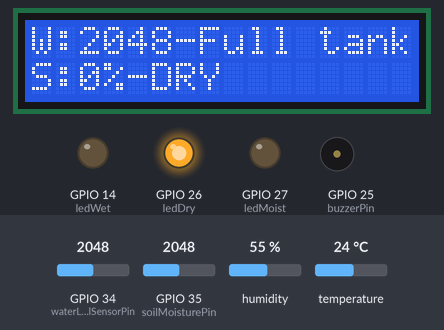
A sketch run on a simulated ESP32. Shown: 16×2 character LCD, output pins drawn as LEDs (lit = HIGH), buzzer (waves = sounding, pin HIGH). The inputs (shaded band) are chosen by the test bench; at power-on: GPIO 35 (soilMoisturePin) = 2048, GPIO 34 (waterLevelSensorPin) = 2048, humidity 55 %, temperature 24 °C. WiFi joins after 1.5 s; servers stay silent unless stated; what the sketch prints to the serial monitor is not drawn.

Above: at 2.8 s.
2.9 s: GPIO 35 (soilMoisturePin) set to 1647
At 6.3 s:
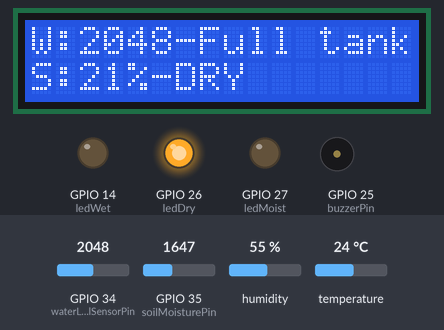
10.8 s: GPIO 35 (soilMoisturePin) set to 1527
At 12.0 s:
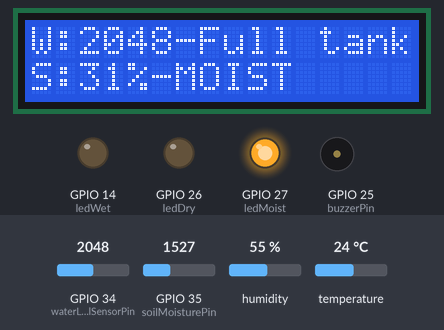
13.4 s: GPIO 34 (waterLevelSensorPin) set to 853
At 15.6 s:
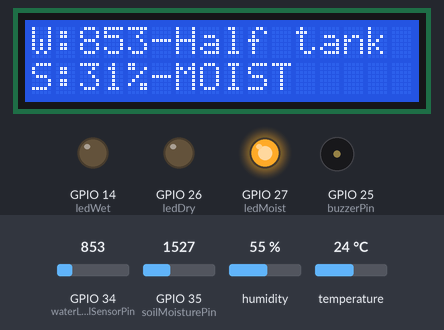
16.0 s: GPIO 34 (waterLevelSensorPin) set to 768
At 19.1 s:
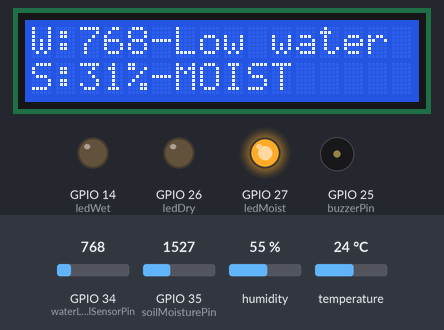
20.0 s: GPIO 35 (soilMoisturePin) set to 1090
At 22.6 s:
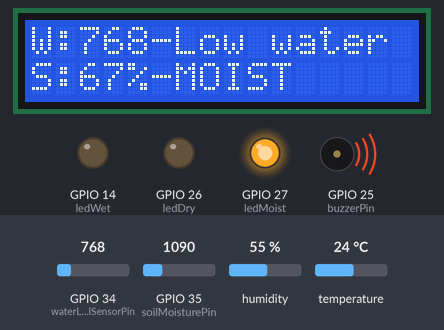
22.7 s: GPIO 35 (soilMoisturePin) set to 1002
At 27.5 s:
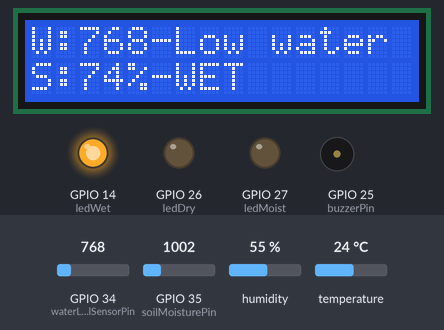
Timing chart, 0 to 28.5 s (numbered marks = the images above; inputs shaded):
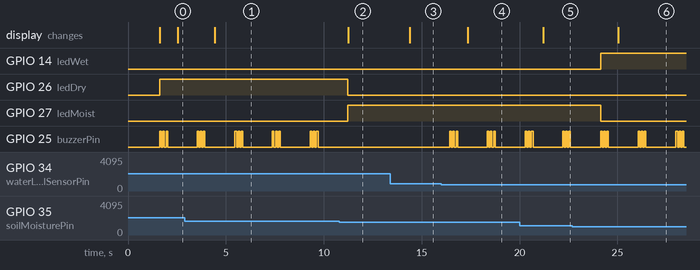

The sketch:

Laboratory-4.5-Exploring-Wifi-using-ESP32.ino
```cpp
// LAB 4 - ENHANCEMENTS W/ SOIL MOISTURE SENSOR
#include <WiFi.h>
#include <Wire.h>
#include <DHT.h>
#include <LiquidCrystal_I2C.h>

LiquidCrystal_I2C lcd(0x27, 16, 2);

// WiFi Connection
const char* ssid = "ssid";
const char* password = "password";

// Components
const int waterLevelSensorPin = 34;
const int soilMoisturePin = 35;
const int buzzerPin = 25;
const int ledDry = 26;
const int ledMoist = 27;
const int ledWet = 14;
#define DHTPIN 4
#define DHTTYPE DHT11

DHT dht(DHTPIN, DHTTYPE);

// Water level thresholds
//const int veryLowThreshold = 600;
//const int lowThreshold = 900;
//const int normalThreshold = 1200;
//const int highThreshold = 1500;

//  SOIL MOISTURE CALIBRATION
int dryValue = 1900;
int wetValue = 700;

WiFiServer server(80);

void setup() {
  Serial.begin(115200);

  pinMode(waterLevelSensorPin, INPUT);
  pinMode(soilMoisturePin, INPUT);
  pinMode(buzzerPin, OUTPUT);

  pinMode(ledDry, OUTPUT);
  pinMode(ledMoist, OUTPUT);
  pinMode(ledWet, OUTPUT);

  //DHT sensor
  dht.begin();

  // LCD
  Wire.begin(21, 22);
  lcd.init();
  lcd.backlight();

  lcd.setCursor(0,0);
  lcd.print("Connecting WiFi...");

  // WiFi
  WiFi.begin(ssid, password);
  while (WiFi.status() != WL_CONNECTED) {
    delay(500);
  }

  lcd.clear();
  lcd.setCursor(0,0);
  lcd.print("WiFi Connected");

  Serial.println("WiFi Connected!");
  Serial.println(WiFi.localIP());

  server.begin();
}

void loop() {

  // Water sensor
  int sensorValue = analogRead(waterLevelSensorPin);

  // Soil sensor raw value
  int soilValue = analogRead(soilMoisturePin);

  //DHT Sensor
  float temperature = dht.readTemperature();
  float humidity = dht.readHumidity();

  // Convert to percentage
  int soilPercent = map(soilValue, dryValue, wetValue, 0, 100);
  soilPercent = constrain(soilPercent, 0, 100);

  String status;
  String soilStatus;
  String systemAction;

  // DETERMINE SOIL STATUS FIRST
  if (soilPercent < 25) {
  soilStatus = "DRY";
} else if (soilPercent <= 70) {
  soilStatus = "MOIST";
} else {
  soilStatus = "WET";
}

// --- DETERMINE WATER LEVEL STATUS ---
 if(sensorValue <= 100 ){
    status = "Empty!";
} else if(sensorValue <= 800){
    status = "Low water level";
} else if(sensorValue <= 1900){
    status = "Half tank";
} else {
    status = "Full tank";
}

  // --- RESET LEDS ---
  digitalWrite(ledDry, LOW);
  digitalWrite(ledMoist, LOW);
  digitalWrite(ledWet, LOW);

  // --- LED ACCORDING TO SOIL STATUS ---
  if (soilStatus == "DRY") {
    digitalWrite(ledDry, HIGH);
  } else if (soilStatus == "MOIST") {
    digitalWrite(ledMoist, HIGH);
  } else if (soilStatus == "WET") {
    digitalWrite(ledWet, HIGH);
  }

  // --- BUZZER: TRIGGER WHEN SOIL IS DRY ---
  if (soilStatus == "DRY" || status == "Empty!" || status == "Low water level") {
    for (int i = 0; i < 3; i++) {
      digitalWrite(buzzerPin, HIGH);
      delay(80);
      digitalWrite(buzzerPin, LOW);
      delay(80);
    }
    delay(400);
  } else {
    digitalWrite(buzzerPin, LOW);
  }

  // --- SYSTEM ACTION ---
  if (soilStatus == "DRY" && (status == "Empty!" || status == "Low water level")) {
    systemAction = "Soil is dry AND water tank is empty/low!";
} else if (soilStatus == "DRY") {
    systemAction = "Soil is dry. Needs watering.";
} else if (soilStatus == "WET") {
    systemAction = "STOP WATERING";
} else {
    systemAction = "NORMAL";
}

  // --- LCD DISPLAY ---
  lcd.clear();
  lcd.setCursor(0, 0);
  lcd.print("W:");
  lcd.print(sensorValue);
  lcd.print("-");
  lcd.print(status);

  lcd.setCursor(0, 1);
  lcd.print("S:");
  lcd.print(soilPercent);
  lcd.print("%-");
  lcd.print(soilStatus);

  // --- SERIAL OUTPUT ---
  Serial.print("Water: "); Serial.print(sensorValue);
  Serial.print(" ("); Serial.print(status); Serial.print(") | Soil: ");
  Serial.print(soilPercent); Serial.print("% ("); Serial.print(soilStatus);
  Serial.print(") | Soil Status: "); Serial.println(systemAction);

  // --- WEB SERVER ---
  WiFiClient client = server.available();
  if (client) {
    client.readStringUntil('\r');
    client.flush();

  String html = "<!DOCTYPE html><html><head>";
  html += "<meta http-equiv='refresh' content='2'>";
  html += "<meta name='viewport' content='width=device-width, initial-scale=1.0'>";
  html += "<title>Plant and Environment Monitoring</title>";

  // CSS styling
  html += "<style>";
  html += "body { font-family: Arial, sans-serif; background-color: #f0f8ff; margin:0; padding:20px; display:flex; flex-direction: column; align-items:center; }";
  html += "h1 { color: #2e8b57; text-align: center; margin-bottom: 20px; }";
  html += ".dashboard { display: flex; flex-wrap: wrap; justify-content: center; gap: 15px; width: 100%; max-width: 900px; margin-bottom: 20px; }";
  html += ".card { background-color: #ffffff; padding: 20px; border-radius: 10px; min-width: 150px; text-align: center; box-shadow: 0 4px 8px rgba(0,0,0,0.2); flex: 1; }";
  html += ".card h2 { margin: 0 0 10px 0; font-size: 18px; color: #333; }";
  html += ".card p { font-size: 16px; margin: 5px 0; }";
  html += ".status { font-weight: bold; padding: 5px 10px; border-radius: 5px; color: white; }";
  html += ".dry { background-color: #ff4500; }";
  html += ".humid { background-color: #1e90ff; }";
  html += ".normal { background-color: #32cd32; }";
  html += "</style>";
  html += "</head><body>";

  html += "<h1>Plant and Environment Monitoring</h1>";

  // Top row: Water Level, Soil Moisture, System Action
  html += "<div class='dashboard'>";

  // Water Level Card
  html += "<div class='card'>";
  html += "<h2>Water Level</h2>";
  html += "<p>" + String(sensorValue) + " ";
  if(status == "Low / Almost Empty"){
      html += "<span class='status dry'>" + status + "</span>";
  } else if(status == "Half") {
      html += "<span class='status humid'>" + status + "</span>";
  } else {
      html += "<span class='status normal'>" + status + "</span>";
  }
  html += "</p></div>";

  // Soil Moisture Card
  html += "<div class='card'>";
  html += "<h2>Soil Moisture</h2>";
  html += "<p>" + String(soilPercent) + "% ";
  if(soilStatus == "DRY"){
      html += "<span class='status dry'>" + soilStatus + "</span>";
  } else if(soilStatus == "HUMID"){
      html += "<span class='status humid'>" + soilStatus + "</span>";
  } else {
      html += "<span class='status normal'>" + soilStatus + "</span>";
  }
  html += "</p></div>";

  // System Action Card
  html += "<div class='card'>";
  html += "<h2>Soil Status/Warning</h2>";
  html += "<p style='color: red; font-weight: bold;'>" + systemAction + "</p>";
  html += "</div>";

  html += "</div>"; // end top row

  // Bottom row: Temperature and Humidity
  html += "<div class='dashboard'>";

  // Temperature Card
  html += "<div class='card'>";
  html += "<h2>Temperature</h2>";
  html += "<p>" + String(temperature) + " C</p>";
  html += "</div>";

  // Humidity Card
  html += "<div class='card'>";
  html += "<h2>Humidity</h2>";
  html += "<p>" + String(humidity) + " %</p>";
  html += "</div>";

  html += "</div>"; // end bottom row

  html += "</body></html>";

  // Send HTML
  client.println("HTTP/1.1 200 OK");
  client.println("Content-Type: text/html");
  client.println();
  client.print(html);
  client.stop();
      }

  delay(1000);
}
```

Measured:
- the behaviour switches between 1601 and 1600 on GPIO 35 (soilMoisturePin) (found by bisection; images 1 and 2)
- the behaviour switches between 801 and 800 on GPIO 34 (waterLevelSensorPin) (found by bisection; images 3 and 4)
- the behaviour switches between 1049 and 1048 on GPIO 35 (soilMoisturePin) (found by bisection; images 5 and 6)
- after the input at 2.9 s, the display: changes after 1.5 s (image 1)
- after the input at 10.8 s, GPIO 26 (ledDry): HIGH → LOW after 0.42 s; GPIO 27 (ledMoist): LOW → HIGH after 0.42 s; GPIO 25 (buzzerPin): stops changing and stays LOW; the display: changes after 0.45 s (image 2)
- after the input at 13.4 s, the display: changes after 0.98 s (image 3)
- after the input at 16.0 s, the display: changes after 1.3 s (image 4)
- after the input at 20.0 s, the display: changes after 1.2 s (image 5)
- after the input at 22.7 s, GPIO 14 (ledWet): LOW → HIGH after 1.4 s; GPIO 27 (ledMoist): HIGH → LOW after 1.4 s; the display: changes after 2.4 s (image 6)
